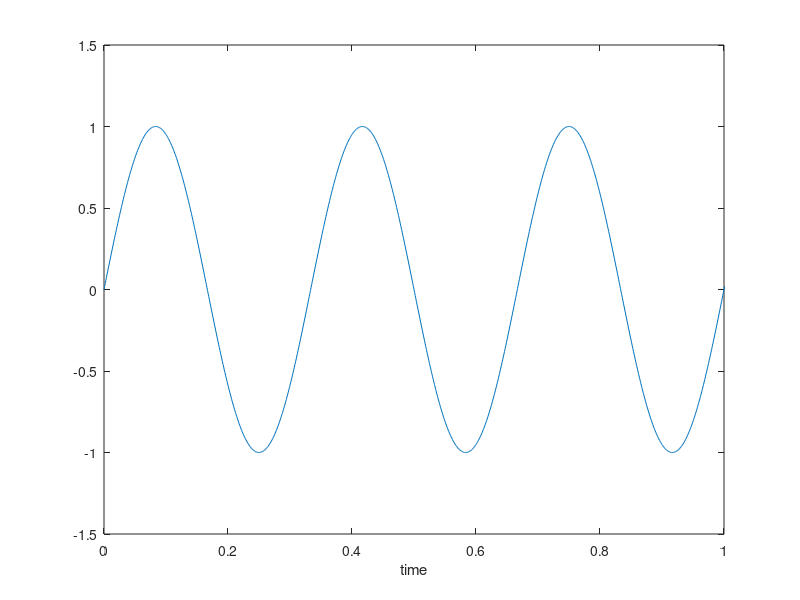
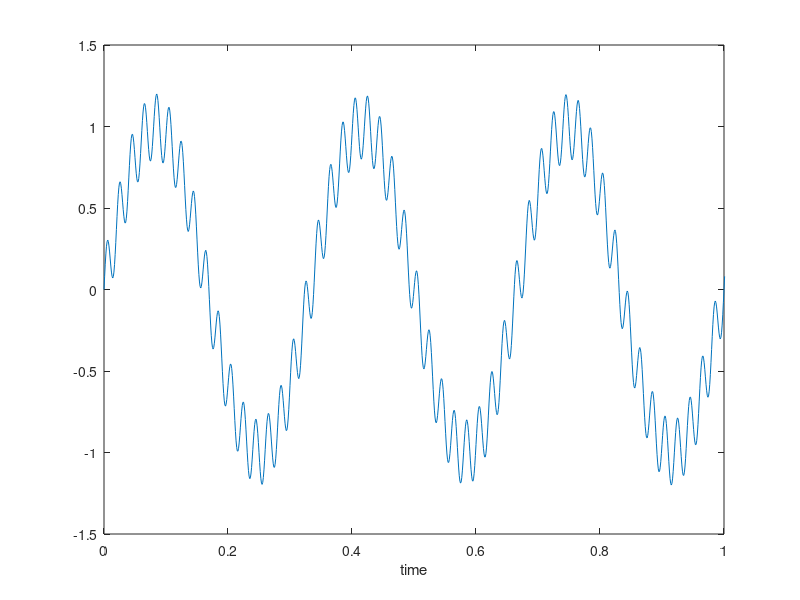
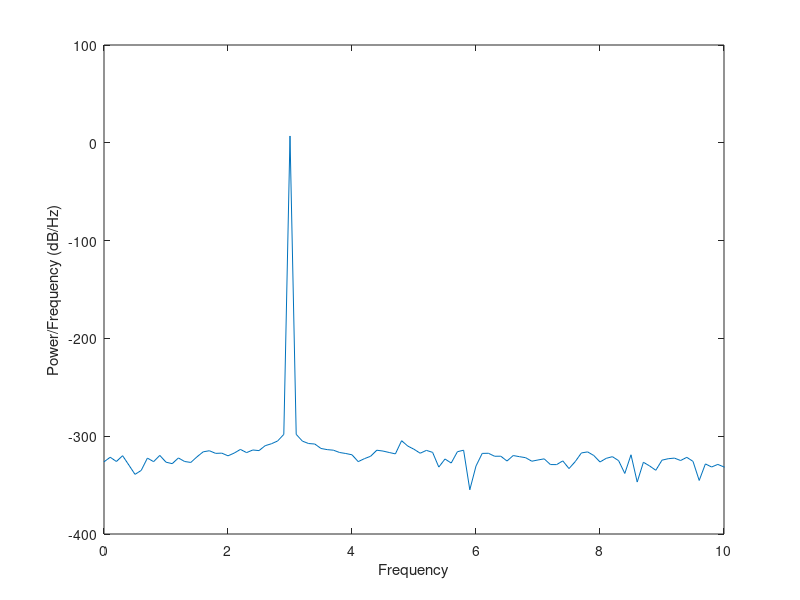
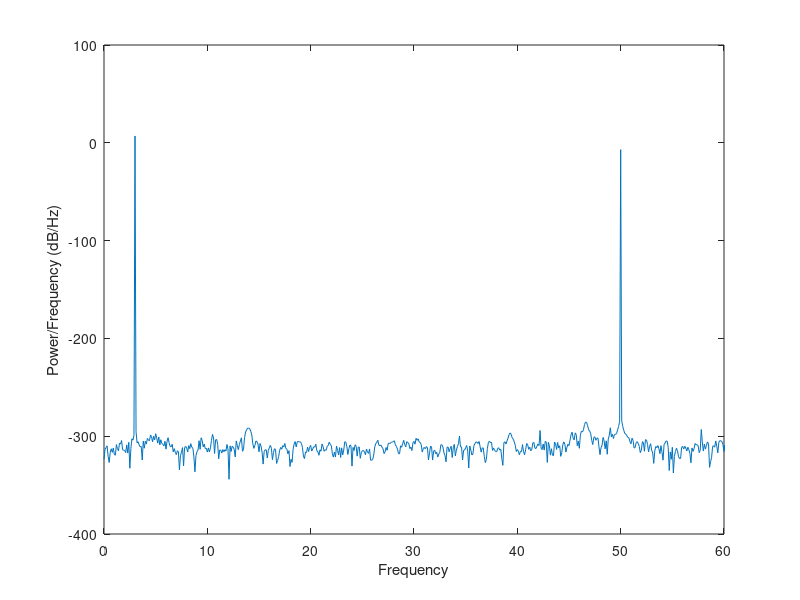

Recreate these plots in MATLAB, in order.
close all

   %% Time specifications:
   FS = 1000;                   % samples per second
   dt = 1/FS;                   % seconds per sample
   StopTime = 10;             % seconds
   t = (0:dt:StopTime-dt)';     % seconds
   %% Sine wave:
   Fc = 3;                     % hertz
   x = sin(2*pi*Fc*t);
   % Plot the signal versus time:
   figure;
   plot(t,x);
   ylim([-1.5 1.5]);
   xlim([0 1])
   xlabel('time');
%    title('TIme domain');
   
   x2=sin(2*pi*50*t)/5+sin(2*pi*Fc*t);
   figure;
   plot(t,x2);
   ylim([-1.5 1.5]);
   xlabel('time');
   xlim([0 1])
%    zoom xon;

N = length(x);
xdft = fft(x);
xdft = xdft(1:N/2+1);
psdx = (1/(FS*N)) * abs(xdft).^2;
psdx(2:end-1) = 2*psdx(2:end-1);
freq = 0:FS/length(x):FS/2;

figure;h2=plot(freq,10*log10(psdx));
xlabel('Frequency')
ylabel('Power/Frequency (dB/Hz)')
xlim([0 10])

N = length(x2);
xdft = fft(x2);
xdft = xdft(1:N/2+1);
psdx = (1/(FS*N)) * abs(xdft).^2;
psdx(2:end-1) = 2*psdx(2:end-1);
freq = 0:FS/length(x2):FS/2;


figure;h2=plot(freq,10*log10(psdx));
xlabel('Frequency')
ylabel('Power/Frequency (dB/Hz)')
xlim([0 60])

